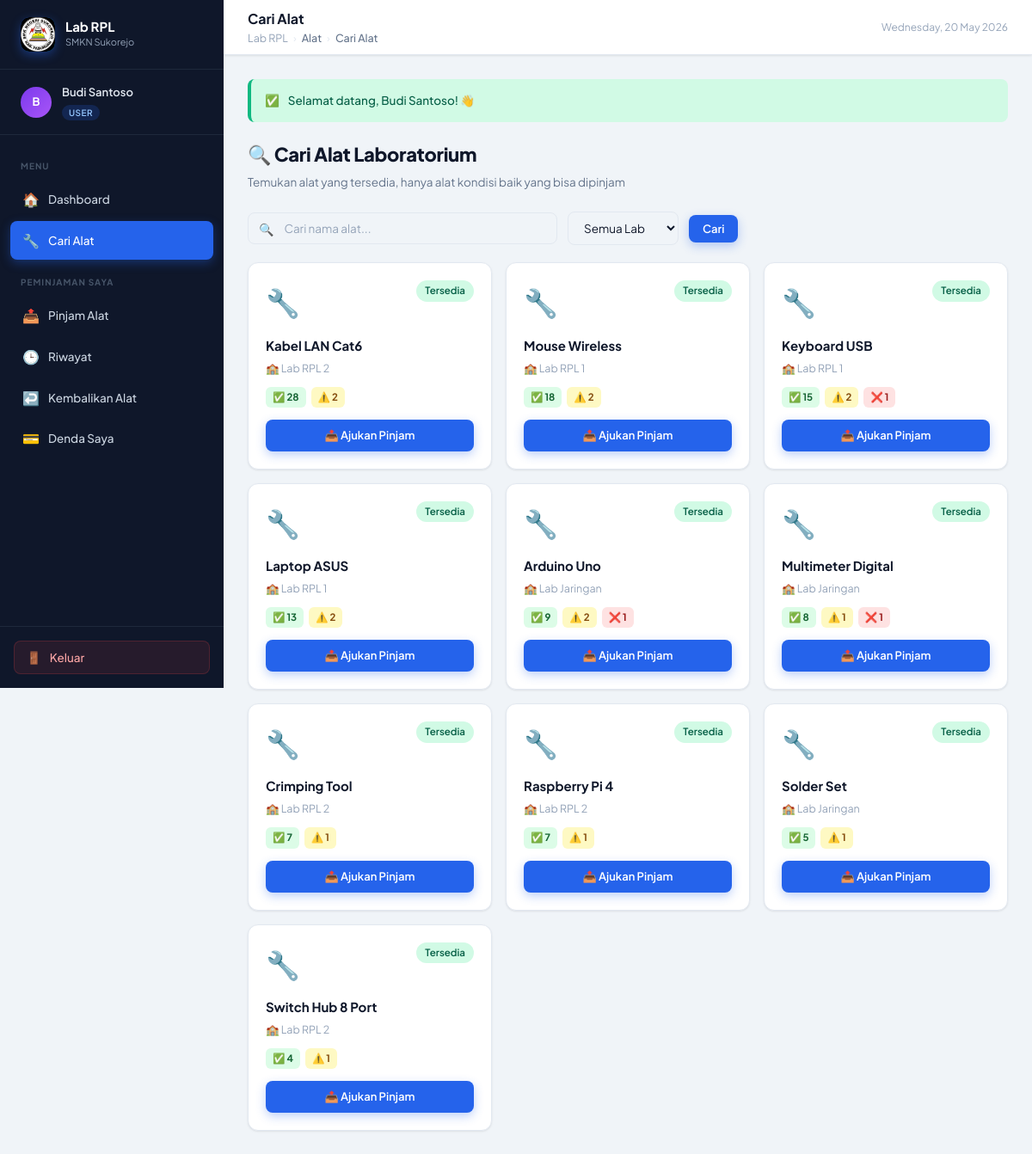
Page /pages/user/alat.php (signed in) on the committed database.
### tables this page shows
CREATE TABLE IF NOT EXISTS alat_barang (
    id_alat          INT AUTO_INCREMENT PRIMARY KEY,
    nama_alat        VARCHAR(100) NOT NULL,
    jumlah_baik      INT NOT NULL DEFAULT 0,    
    jumlah_rusak_ringan INT NOT NULL DEFAULT 0,  
    jumlah_rusak_berat  INT NOT NULL DEFAULT 0,  
    id_lab           INT NOT NULL,
    created_at       TIMESTAMP DEFAULT CURRENT_TIMESTAMP,
    FOREIGN KEY (id_lab) REFERENCES laboratorium(id_lab) ON DELETE CASCADE
);

CREATE TABLE IF NOT EXISTS laboratorium (
    id_lab    INT AUTO_INCREMENT PRIMARY KEY,
    nama_lab  VARCHAR(100) NOT NULL,
    lokasi    VARCHAR(150) NOT NULL,
    kapasitas INT NOT NULL DEFAULT 0,
    created_at TIMESTAMP DEFAULT CURRENT_TIMESTAMP
);

### config/koneksi.php (called while the page is built, shortened)
<?php
function sanitize($c,$d){return mysqli_real_escape_string($c,trim($d));}

### pages/user/alat.php (the view, shortened to what this page needs)
<?php
session_start();require_once '../../config/koneksi.php';requireLogin();
$search=sanitize($conn,$_GET['q']??'');$id_lab=intval($_GET['id_lab']??0);
$where="WHERE 1=1";
$alat=mysqli_query($conn,"SELECT ab.*,l.nama_lab,(ab.jumlah_baik+ab.jumlah_rusak_ringan+ab.jumlah_rusak_berat) as total FROM alat_barang ab JOIN laboratorium l ON ab.id_lab=l.id_lab $where ORDER BY ab.jumlah_baik DESC,ab.nama_alat");
include '../../includes/header.php';?>
<?php include '../../includes/flash.php';?>
<div class="page-header"><h1>🔍 Cari Alat Laboratorium</h1><p>Temukan alat yang tersedia, hanya alat kondisi baik yang bisa dipinjam</p></div>
<form class="toolbar" method="GET">
  <div class="search-bar" style="flex:1;max-width:360px;"><span class="search-icon">🔍</span><input type="text" name="q" placeholder="Cari nama alat..." value="<?=htmlspecialchars($search)?>" id="table-search"></div>
  <select name="id_lab" class="form-control" style="width:auto;padding:9px 14px;" onchange="this.form.submit()">
    <option value="">Semua Lab</option>
  </select>
  <button type="submit" class="btn btn-primary">Cari</button>
</form>
<div style="display:grid;grid-template-columns:repeat(auto-fill,minmax(280px,1fr));gap:16px;">
  <?php $tot=0; while($row=mysqli_fetch_assoc($alat)):$tot++;$ok=$row['jumlah_baik']>0;?>
  <div class="card fade-in" style="<?=!$ok?'opacity:.65;':''?>">
    <div style="padding:20px;">
      <div style="display:flex;justify-content:space-between;align-items:flex-start;margin-bottom:12px;">
        <span style="font-size:32px;">🔧</span>
        <span class="badge <?=$ok?'badge-success':'badge-danger'?>"><?=$ok?'Tersedia':'Stok Baik Habis'?></span>
      </div>
      <h3 style="font-size:15px;font-weight:700;margin-bottom:4px;"><?=htmlspecialchars($row['nama_alat'])?></h3>
      <p style="font-size:12.5px;color:var(--text-muted);margin-bottom:12px;">🏫 <?=htmlspecialchars($row['nama_lab'])?></p>
      <div class="stok-box" style="margin-bottom:14px;">
        <span class="stok-chip baik">✅ <?=$row['jumlah_baik']?></span>
        <?php if($row['jumlah_rusak_ringan']>0):?><span class="stok-chip ringan">⚠️ <?=$row['jumlah_rusak_ringan']?></span><?php endif;?>
        <?php if($row['jumlah_rusak_berat']>0):?><span class="stok-chip berat">❌ <?=$row['jumlah_rusak_berat']?></span><?php endif;?>
      </div>
      <?php if($ok):?>
      <a href="pinjam.php?id_alat=<?=$row['id_alat']?>" class="btn btn-primary" style="width:100%;justify-content:center;">📤 Ajukan Pinjam</a>
      <?php else:?>
      <button class="btn btn-secondary" style="width:100%;justify-content:center;cursor:not-allowed;" disabled>Stok Baik Habis</button>
      <?php endif;?>
    </div>
  </div>
  <?php endwhile; if($tot===0):?>
  <div style="grid-column:1/-1;"><div class="card"><div class="empty-state"><div class="empty-icon">🔧</div><p>Tidak ada alat ditemukan</p></div></div></div>
  <?php endif;?>
</div>
<?php include '../../includes/footer.php';?>

### assets/css/style.css (style rules this page uses)
:root { --primary:#2563eb;--primary-light:#3b82f6;--primary-dark:#1d4ed8; --primary-50:#eff6ff;--primary-100:#dbeafe; --accent:#0ea5e9; --success:#10b981;--success-light:#d1fae5; --warning:#f59e0b;--warning-light:#fef3c7; --danger:#ef4444;--danger-light:#fee2e2; --info:#6366f1;--info-light:#e0e7ff; --orange:#f97316;--orange-light:#ffedd5; --sidebar-w:260px;--navbar-h:64px; --bg:#f0f4f8;--bg-card:#ffffff; --bg-sidebar:#0f172a;--bg-sidebar-hover:#1e293b; --text-primary:#0f172a;--text-secondary:#64748b;--text-muted:#94a3b8; --text-sidebar:#cbd5e1; --border:#e2e8f0; --shadow-sm:0 1px 3px rgba(0,0,0,.06),0 1px 2px rgba(0,0,0,.04); --shadow:0 4px 12px rgba(0,0,0,.08),0 2px 4px rgba(0,0,0,.04); --shadow-lg:0 20px 40px rgba(0,0,0,.12),0 8px 16px rgba(0,0,0,.06); --radius:12px;--radius-sm:8px;--radius-lg:16px;--radius-xl:24px; --font:'Plus Jakarta Sans',sans-serif; --font-mono:'JetBrains Mono',monospace; --transition:all .2s cubic-bezier(.4,0,.2,1); }
*,*::before,*::after { box-sizing:border-box;margin:0;padding:0 }
html { scroll-behavior:smooth }
body { font-family:var(--font);background:var(--bg);color:var(--text-primary);font-size:14px;line-height:1.6;min-height:100vh }
a { text-decoration:none;color:inherit }
.page-header { margin-bottom:24px }
.page-header h1 { font-size:22px;font-weight:800;letter-spacing:-.3px }
.page-header p { color:var(--text-secondary);font-size:13.5px;margin-top:4px }
.card { background:var(--bg-card);border-radius:var(--radius);border:1px solid var(--border);box-shadow:var(--shadow-sm);overflow:hidden }
.btn { display:inline-flex;align-items:center;gap:6px;padding:8px 16px;border-radius:var(--radius-sm);font-family:var(--font);font-size:13px;font-weight:600;cursor:pointer;border:none;transition:var(--transition);text-decoration:none;white-space:nowrap }
.btn-primary { background:var(--primary);color:#fff;box-shadow:0 4px 12px rgba(37,99,235,.3) }
.badge { display:inline-flex;align-items:center;gap:4px;padding:3px 10px;border-radius:20px;font-size:11.5px;font-weight:600 }
.badge-success { background:var(--success-light);color:#065f46 }
.stok-box { display:flex;gap:6px;flex-wrap:wrap }
.stok-chip { display:inline-flex;align-items:center;gap:4px;padding:3px 8px;border-radius:6px;font-size:11.5px;font-weight:700 }
.stok-chip.baik { background:#dcfce7;color:#166534 }
.stok-chip.ringan { background:#fef9c3;color:#854d0e }
.stok-chip.berat { background:#fee2e2;color:#991b1b }
.form-control { width:100%;padding:10px 14px;background:var(--bg);border:1.5px solid var(--border);border-radius:var(--radius-sm);font-family:var(--font);font-size:13.5px;color:var(--text-primary);transition:var(--transition);outline:none }
.form-control::placeholder { color:var(--text-muted) }
.fade-in { animation:fadeIn .4s ease both }
.toolbar { display:flex;align-items:center;gap:12px;margin-bottom:20px;flex-wrap:wrap }
.search-bar { display:flex;align-items:center;gap:8px;background:var(--bg);border:1.5px solid var(--border);border-radius:var(--radius-sm);padding:0 12px;transition:var(--transition) }
.search-bar input { border:none;background:transparent;padding:9px 4px;font-family:var(--font);font-size:13.5px;color:var(--text-primary);outline:none;width:100% }
.search-bar input::placeholder { color:var(--text-muted) }
.search-icon { color:var(--text-muted) }

### rows in the picture
alat_barang: shows "Tersedia", nama_alat "Kabel LAN Cat6", id_lab.nama_lab "Lab RPL 2", jumlah_baik "28", jumlah_rusak_ringan "2"
alat_barang: shows "Tersedia", nama_alat "Mouse Wireless", id_lab.nama_lab "Lab RPL 1", jumlah_baik "18", jumlah_rusak_ringan "2"
alat_barang: shows "Tersedia", nama_alat "Keyboard USB", id_lab.nama_lab "Lab RPL 1", jumlah_baik "15", jumlah_rusak_ringan "2", jumlah_rusak_berat "1"
alat_barang: shows "Tersedia", nama_alat "Laptop ASUS", id_lab.nama_lab "Lab RPL 1", jumlah_baik "13", jumlah_rusak_ringan "2", $row['id_alat'] 1 (drawn)
alat_barang: shows "Tersedia", nama_alat "Arduino Uno", id_lab.nama_lab "Lab Jaringan", jumlah_baik "9", jumlah_rusak_ringan "2", jumlah_rusak_berat "1"
alat_barang: shows "Tersedia", nama_alat "Multimeter Digital", id_lab.nama_lab "Lab Jaringan", jumlah_baik "8", jumlah_rusak_ringan "1", jumlah_rusak_berat "1"
alat_barang: shows "Tersedia", nama_alat "Crimping Tool", id_lab.nama_lab "Lab RPL 2", jumlah_baik "7", jumlah_rusak_ringan "1", $row['id_alat'] 10 (drawn)
alat_barang: shows "Tersedia", nama_alat "Raspberry Pi 4", id_lab.nama_lab "Lab RPL 2", jumlah_baik "7", jumlah_rusak_ringan "1"
alat_barang: shows "Tersedia", nama_alat "Solder Set", id_lab.nama_lab "Lab Jaringan", jumlah_baik "5", jumlah_rusak_ringan "1"
alat_barang: shows "Tersedia", nama_alat "Switch Hub 8 Port", id_lab.nama_lab "Lab RPL 2", jumlah_baik "4", jumlah_rusak_ringan "1"

### other values in the picture
substr($_SESSION['nama']??'U',0,1) "B"
$_SESSION['nama'] "Budi Santoso"
$_SESSION['role'] "USER"
$page_title "Cari Alat"
$lbl "Alat"
$lbl "Cari Alat"
$icons[$f['type']] "✅"
$f['message'] "Selamat datang, Budi Santoso! 👋"
